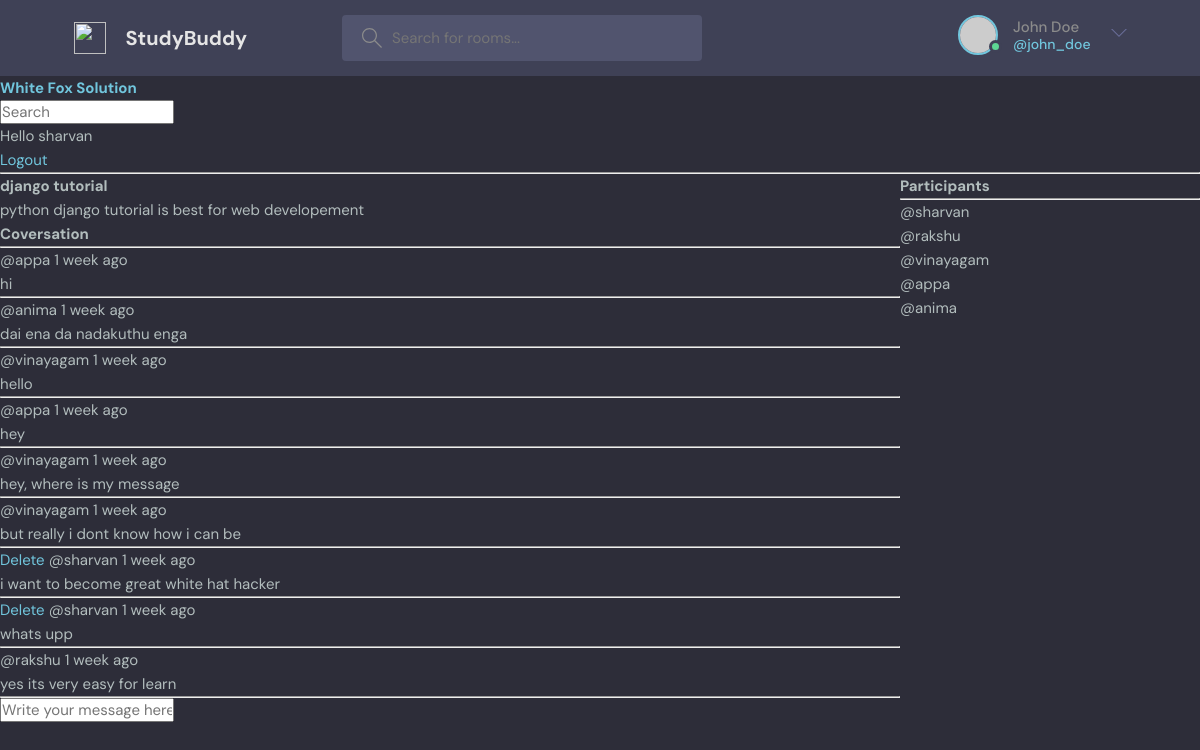
Screenshot of /room/11/ (signed in) with the database file from the repository.
### base/models.py (models this page shows, shortened)
class Room(models.Model):
    host = models.ForeignKey(User, on_delete=models.SET_NULL, null=True)
    topic = models.ForeignKey(Topic, on_delete=models.SET_NULL, null=True)
    name = models.CharField(max_length=200)
    description = models.TextField(null=True, blank=True)
    participants = models.ManyToManyField(User, related_name='participants', blank=True)
    updated = models.DateTimeField(auto_now=True)
    created = models.DateTimeField(auto_now_add=True)
    class Meta:
        ordering = ['-updated', '-created']  # order the objects from new to older

class Message(models.Model):
    user = models.ForeignKey(User, on_delete=models.CASCADE)
    room = models.ForeignKey(Room, on_delete=models.CASCADE)
    body = models.TextField()
    updated = models.DateTimeField(auto_now=True)
    created = models.DateTimeField(auto_now_add=True)
    class Meta:
        ordering = ['-updated', '-created']

### base/views.py (the view, shortened to what this page needs)
# urls.py: path('room/<str:pk>/', views.room, name='room'),
def room(request, pk):
    room = Room.objects.get(id=pk)
    room_messages = room.message_set.all()
    participants = room.participants.all()
    context = {'room': room, 'room_messages': room_messages, 'participants': participants}
    return render(request, 'base/room.html', context)

### base/templates/base/room.html (shortened to what this page needs)
{% extends 'main.html' %}
{% block content %}
<div class="room-container">
    <div>
        <h1>{{room.name}}</h1>
        <p>{{room.description}}</p>
        <div class="comment-wrapper">
            <h3>Coversation</h3>
            <hr>
            {%for message in room_messages%}
                <div>
                    {% if request.user == message.user %}
                    <a href="{% url 'delete-message' message.id %}">Delete</a>
                    {% endif %}
                    <small>@{{message.user}}  {{message.created|timesince }} ago</small>
                    <P>{{message.body}}</P>
                    <hr>
                </div>
            {%endfor%}
        </div>
        {%if request.user.is_authenticated%}
        <div class="comment-form">
            <form action="" method="POST">
                <input type="text" name="body" placeholder="Write your message here...">
            </form>
        </div>
        {% endif %}
    </div>
    <div>
        <p><h3>Participants</h3></p>
        <hr>
        {% for user in participants %}
            <div>
                <p>@{{user.username}}</p>
            </div>
        {%endfor%}
    </div>
</div>
{% endblock content %}

### templates/navbar.html
<a href="/">
    <h1>White Fox Solution</h1>
</a>
<form action="{% url 'home' %}" method="GET">
    <input type="text" name="q" placeholder="Search">
</form>
{% if request.user.is_authenticated %}
<p>Hello {{request.user}}</p>
<a href="{% url 'logout' %}">Logout</a>
{% else %}
<a href="{% url 'login' %}">Login</a>
{% endif %}
<hr>

### static/styles/style.css (style rules this page uses)
:root { --color-main: #71c6dd; --color-main-light: #e1f6fb; --color-dark: #3f4156; --color-dark-medium: #51546e; --color-dark-light: #696d97; --color-light: #e5e5e5; --color-gray: #8b8b8b; --color-light-gray: #b2bdbd; --color-bg: #2d2d39; --color-success: #5dd693; --color-error: #fc4b0b; }
* { font-family: "DM Sans", -apple-system, BlinkMacSystemFont, "Segoe UI", Roboto, Oxygen, Ubuntu, Cantarell, "Open Sans", "Helvetica Neue", sans-serif; margin: 0; padding: 0; box-sizing: border-box; text-rendering: optimizeLegibility; font-size: inherit; }
html { font-size: 56.25%; }
@media only screen and (min-width: 1200px) { html { font-size: 62.5%; } }
body { line-height: 1.6; font-weight: 400; font-size: 1.5rem; color: var(--color-light-gray); background-color: var(--color-bg); min-height: 100vh; }
a { display: inline-block; color: var(--color-main); text-decoration: none; }

### base/templates/base/room.html (style rules this page uses)
.room-container { display: grid; grid-template-columns: 3fr 1fr; }

### rows the page displays
Room: name "django tutorial", description "python django tutorial is best for web developement"
Message: user "appa", created "1 week", body "hi"
Message: user "anima", created "1 week", body "dai ena da nadakuthu enga"
Message: user "vinayagam", created "1 week", body "hello"
Message: user "appa", created "1 week", body "hey"
Message: user "vinayagam", created "1 week", body "hey, where is my message"
Message: user "vinayagam", created "1 week", body "but really i dont know how i can be"
Message: shows "Delete", user "sharvan", created "1 week", body "i want to become great white hat hacker"
Message: shows "Delete", user "sharvan", created "1 week", body "whats upp"
Message: user "rakshu", created "1 week", body "yes its very easy for learn"

### other values shown
{{ request.user }} "sharvan"
{{ user.username }} "sharvan"
{{ user.username }} "rakshu"
{{ user.username }} "vinayagam"
{{ user.username }} "appa"
{{ user.username }} "anima"
